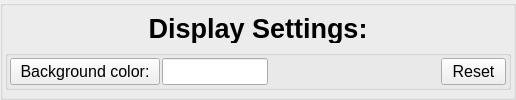
        <widget class="QGroupBox" name="groupBox_11">
         <property name="title">
          <string/>
         </property>
         <layout class="QVBoxLayout" name="verticalLayout_2">
          <property name="spacing">
           <number>2</number>
          </property>
          <property name="leftMargin">
           <number>2</number>
          </property>
          <property name="topMargin">
           <number>2</number>
          </property>
          <property name="rightMargin">
           <number>2</number>
          </property>
          <property name="bottomMargin">
           <number>2</number>
          </property>
          <item>
           <widget class="QLabel" name="DisplaySettings_label">
            <property name="sizePolicy">
             <sizepolicy hsizetype="Maximum" vsizetype="Fixed">
              <horstretch>0</horstretch>
              <verstretch>0</verstretch>
             </sizepolicy>
            </property>
            <property name="minimumSize">
             <size>
              <width>506</width>
              <height>20</height>
             </size>
            </property>
            <property name="maximumSize">
             <size>
              <width>1466</width>
              <height>30</height>
             </size>
            </property>
            <property name="font">
             <font>
              <pointsize>20</pointsize>
              <bold>true</bold>
             </font>
            </property>
            <property name="text">
             <string>Display Settings:</string>
            </property>
            <property name="alignment">
             <set>Qt::AlignmentFlag::AlignCenter</set>
            </property>
           </widget>
          </item>
          <item>
           <widget class="QGroupBox" name="groupBox_18">
            <property name="minimumSize">
             <size>
              <width>0</width>
              <height>32</height>
             </size>
            </property>
            <property name="maximumSize">
             <size>
              <width>16777215</width>
              <height>40</height>
             </size>
            </property>
            <layout class="QHBoxLayout" name="horizontalLayout_7">
             <property name="spacing">
              <number>2</number>
             </property>
             <property name="leftMargin">
              <number>2</number>
             </property>
             <property name="topMargin">
              <number>2</number>
             </property>
             <property name="rightMargin">
              <number>2</number>
             </property>
             <property name="bottomMargin">
              <number>2</number>
             </property>
             <item>
              <widget class="QPushButton" name="BackgroundColor_pushButton">
               <property name="sizePolicy">
                <sizepolicy hsizetype="Maximum" vsizetype="Fixed">
                 <horstretch>0</horstretch>
                 <verstretch>0</verstretch>
                </sizepolicy>
               </property>
               <property name="minimumSize">
                <size>
                 <width>150</width>
                 <height>20</height>
                </size>
               </property>
               <property name="maximumSize">
                <size>
                 <width>200</width>
                 <height>30</height>
                </size>
               </property>
               <property name="font">
                <font>
                 <pointsize>12</pointsize>
                </font>
               </property>
               <property name="styleSheet">
                <string notr="true"/>
               </property>
               <property name="text">
                <string>Background color:</string>
               </property>
              </widget>
             </item>
             <item>
              <widget class="QLineEdit" name="BackgroundColor_lineEdit">
               <property name="sizePolicy">
                <sizepolicy hsizetype="Maximum" vsizetype="Fixed">
                 <horstretch>0</horstretch>
                 <verstretch>0</verstretch>
                </sizepolicy>
               </property>
               <property name="minimumSize">
                <size>
                 <width>61</width>
                 <height>20</height>
                </size>
               </property>
               <property name="maximumSize">
                <size>
                 <width>106</width>
                 <height>30</height>
                </size>
               </property>
               <property name="alignment">
                <set>Qt::AlignmentFlag::AlignCenter</set>
               </property>
              </widget>
             </item>
             <item>
              <spacer name="horizontalSpacer">
               <property name="orientation">
                <enum>Qt::Orientation::Horizontal</enum>
               </property>
               <property name="sizeHint" stdset="0">
                <size>
                 <width>10</width>
                 <height>20</height>
                </size>
               </property>
              </spacer>
             </item>
             <item>
              <widget class="QPushButton" name="BackgroundReset_pushButton">
               <property name="sizePolicy">
                <sizepolicy hsizetype="Maximum" vsizetype="Fixed">
                 <horstretch>0</horstretch>
                 <verstretch>0</verstretch>
                </sizepolicy>
               </property>
               <property name="minimumSize">
                <size>
                 <width>45</width>
                 <height>20</height>
                </size>
               </property>
               <property name="maximumSize">
                <size>
                 <width>65</width>
                 <height>30</height>
                </size>
               </property>
               <property name="font">
                <font>
                 <pointsize>12</pointsize>
                </font>
               </property>
               <property name="text">
                <string>Reset</string>
               </property>
              </widget>
             </item>
            </layout>
           </widget>
          </item>
         </layout>
        </widget>
